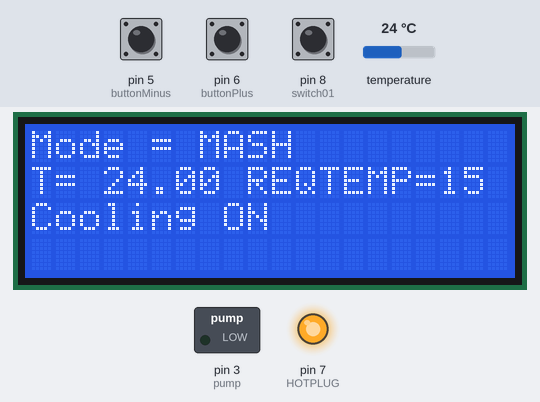
Bench run of a sketch on a simulated Arduino Uno, built with avr-gcc and run on an emulated ATmega328P. Parts: 20×4 character LCD, switched loads named in the sketch (green lamp = pin HIGH), output pins drawn as LEDs (lit = HIGH). The test bench sets the inputs (shaded band); at power-on: pin 8 (switch01) LOW, temperature 24 °C, pin 5 (buttonMinus) LOW, pin 6 (buttonPlus) LOW. The local clock reads 2024-03-15 10:24:30 at power-on unless the sketch sets it; storage starts empty; pins used as bus, display or sensor lines are not drawn; what the sketch prints to the serial monitor is not drawn.

Above: at 1.3 s.
1.4 s: pin 8 (switch01) pulled HIGH for 0.75 s
At 4.2 s:
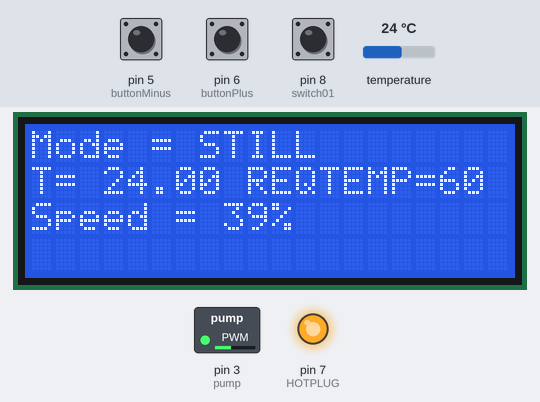
6.2 s: temperature set to 12 °C
At 7.0 s:
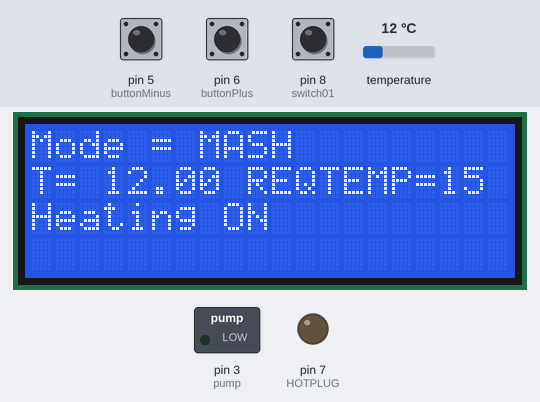
8.0 s: pin 5 (buttonMinus) pulled HIGH for 3.2 s
12.7 s: pin 8 (switch01) pulled HIGH for 3.2 s
At 18.3 s:
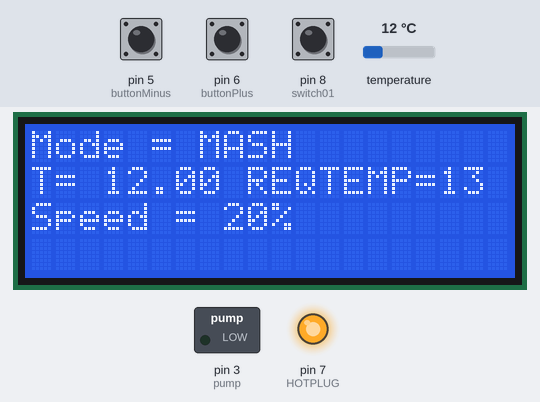
19.1 s: temperature set to 19 °C
At 19.9 s:
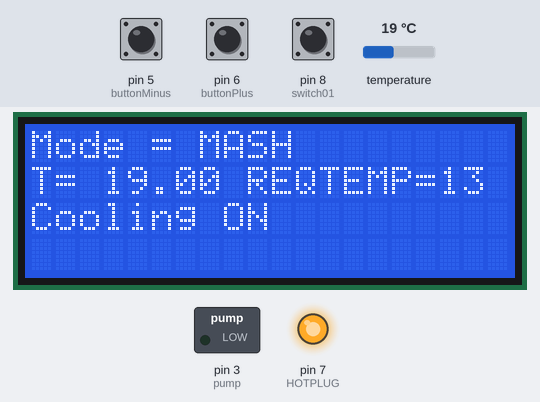
21.0 s: pin 6 (buttonPlus) pulled HIGH for 3.2 s
Timing chart, 0 to 24.0 s (numbered marks = the images above; inputs shaded):
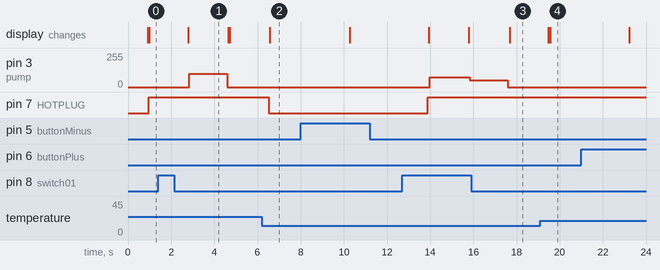

Measured:
- after the input at 1.4 s, pin 3 (pump): 0/255 → 100/255 after 1.4 s, → 0/255 1.8 s later; the display: changes after 1.4 s (image 1)
- after the input at 6.2 s, pin 7 (HOTPLUG): HIGH → LOW after 0.33 s; the display: changes after 0.37 s (image 2)
- after the input at 12.7 s, pin 3 (pump): 0/255 → 75/255 after 1.3 s, → 50/255 1.9 s later, → 0/255 1.8 s later; pin 7 (HOTPLUG): LOW → HIGH after 1.2 s; the display: first changes after 1.2 s (image 3 shows a later state)
- after the input at 19.1 s, the display: first changes after 0.37 s (image 4 shows a later state)
- what the display in image 1 shows lasts 1.8 s, from 2.8 s to 4.6 s

The sketch:

RealLife_Still_Sketch.ino
```cpp
#include <Wire.h>
#include <LCD.h>
#include <LiquidCrystal_I2C.h> // F Malpartida's NewLiquidCrystal library
#include <OneWire.h>
#include <DallasTemperature.h>

#define I2C_ADDR 0x3F // Define I2C Address for controller
#define En_pin 2
#define Rw_pin 1
#define Rs_pin 0
#define D4_pin 4
#define D5_pin 5
#define D6_pin 6
#define D7_pin 7
#define BACKLIGHT 3
#define ONE_WIRE_BUS 2
#include <SPI.h>
#include <SD.h>
#include "RTClib.h"
const int chipSelect = 10; //cs or the save select pin from the sd shield is connected to 10.
RTC_DS1307 RTC;

OneWire oneWire(ONE_WIRE_BUS);
LiquidCrystal_I2C lcd(I2C_ADDR,En_pin,Rw_pin,Rs_pin,D4_pin,D5_pin,D6_pin,D7_pin);
DallasTemperature cel(&oneWire);
File dataFile;
DateTime now;

//int val;             // initiate value variable (needed to LM35 temp prob)
//int tempPin = 1;     // initiate Temp prob of A1 Pin (needed to LM35 temp prob)
int pump = 3;           // the PWM pin the pump is attached to
int pump_speed = 100;    // how fast the pump is going, used in showing the speed as a %
int pump_inc = 25.5;    // speed increment to fade or increase the pump by speed by eg 2.55 = 1% and 25.5 = 10%
int switch01 = 8;     //mode switch
int HOTPLUG = 7 ;  // Pin to Control the HOT plug Relay
int COLDPLUG = 4 ;  // Pin to Control the Cold plug Relay
int M_REQTEMP = 15;    //  begining required temp for Mash mode (from 0 to 254)
int S_REQTEMP = 60;    // begining required temp for Still mode (from 0 to 254)
int buttonPlus=6;     //  up button for Required Temp
int buttonMinus=5;   //  down button for Required Temp
int counter = 0;     // Cycle counter for writing to SD card


void setup(){

//setup clock
  Wire.begin();
  RTC.begin();
//check or the Real Time Clock is on
  if (! RTC.isrunning()) {
    Serial.println("RTC is NOT running!");
    // following line sets the RTC to the date & time this sketch was compipump
    // uncomment it & upload to set the time, date and start run the RTC!
    RTC.adjust(DateTime(__DATE__, __TIME__));
  }
//setup SD card
   Serial.print("Initializing SD card...");

  // see if the SD card is present and can be initialized:
  if (!SD.begin(chipSelect)) {
    Serial.println("Card faipump, or not present");
    // don't do anything more: NOTE SD CARD MUST BE INSTALL OR THE PROGRAM WILL NOT CONTINUE
    return;
  }
Serial.println("card initialized.");

  //write down the date (year / month / day         prints only the start, so if the logger runs for sevenal days you only findt the start back at the begin.
    now = RTC.now();
    dataFile = SD.open("datalog.txt", FILE_WRITE);
    dataFile.print("Start logging on: ");
    dataFile.print(now.year(),DEC);
    dataFile.print('/');
    dataFile.print(now.month(),DEC);
    dataFile.print('/');
    dataFile.print(now.day(),DEC);
    dataFile.println(" ");
    dataFile.println("Celsius              Time");


lcd.begin (20,4); // initialize the lcd
// Switch on the backlight
lcd.setBacklightPin(BACKLIGHT,POSITIVE);
lcd.setBacklight(HIGH);
pinMode(pump, OUTPUT);
// make the switch01's pin an input:
pinMode(switch01, INPUT);
Serial.begin(9600);  //Start Serial logging
pinMode(HOTPLUG, OUTPUT);  // Assign PIN is OUTPUT
pinMode(COLDPLUG, OUTPUT);  // Assign PIN is OUTPUT
cel.begin(); //beging onewire prob
}


void loop()
{


int buttonState = digitalRead(switch01);

   if (digitalRead(buttonPlus) == HIGH) {
   M_REQTEMP   +=   2;                           //Check the statue of the up button and increase the required Temperature by X for Mash mode
  }
  if (digitalRead(buttonMinus) == HIGH) {
   M_REQTEMP -=  2;                              //Check the statue of the up button and decrease the required Temperature by X for Mash mode
  }
  M_REQTEMP = constrain(M_REQTEMP, 0, 150);      //Set upper and lower limit to required Temperature for Mash mode

   if (digitalRead(buttonPlus) == HIGH) {
   S_REQTEMP   +=   1;                          //Check the statue of the up button and increase the required Temperature by X for Still mode
  }
  if (digitalRead(buttonMinus) == HIGH) {
   S_REQTEMP -=  1;               //Check the statue of the up button and decrease the required Temperature by X for Still mode
  }
  S_REQTEMP = constrain(S_REQTEMP, 0, 150);   //Set upper and lower limit to required Temperature for Still mode

  now = RTC.now(); //Read current time from clock
   dataFile = SD.open("datalog.txt", FILE_WRITE);   //open file to log data in.

  // if the file is available, write to it:
  // log the temperature and time.
  if (dataFile) {
    dataFile.print(" ");
    dataFile.print(now.hour(),DEC);
    dataFile.print(":");
    dataFile.print(now.minute(),DEC);
    dataFile.print(":");
    dataFile.println(now.second(),DEC);
    // print to the serial port too:
    //Serial.println("data stored");
  }
  // if the file isn't open, pop up an error:
  else {
    Serial.println("error opening datalog.txt");

  }

cel.requestTemperatures(); // Send the command to get temperatures from DallasTemperature prob


if (buttonState == 1 )   ///START OF STILL CODE
  {

  /* Serial.println();                     //Commented out to save space on running device
   Serial.print("Running Mode = ");
    Serial.print("MASH");*/

lcd.setCursor(0,0);              //Set LCD position and print the mode status
lcd.print("Mode = ");
lcd.print("STILL");

digitalWrite(HOTPLUG,HIGH);      // Set both of the 240v plugs to off incase moving from made to still
digitalWrite(COLDPLUG,HIGH);

//cel.requestTemperatures(); // Send the command to get temperatures


float S_plusREQTEMP = (S_REQTEMP + 2);         /// SET upper and lower limit to be + or - X for REQTEMP for Still mode
float S_minusREQTEMP = (S_REQTEMP - 2);

/*Serial.println();                         //Commented out to save space on running device
Serial.print("REQTEMP = ");
Serial.print(S_REQTEMP);
Serial.println();
Serial.print("+ REQTEMP = ");
Serial.print(S_plusREQTEMP);
Serial.println();
Serial.print("- REQTEMP = ");
Serial.print(S_minusREQTEMP);  */

/*Serial.println();                         //Commented out to save space on running device
Serial.print("TEMPRATURE = ");
Serial.print(cel);
Serial.print("*C");

Serial.println();                           //Print Temp to serial port
Serial.print("TEMPRATURE = ");
Serial.print(cel.getTempCByIndex(0));
Serial.print("*C");*/


Serial.println();                          //Print pump speed as % to serial port
float percent = (pump_speed / 2.55);
Serial.print("speed = ");
Serial.print(percent,0);
Serial.print("%");
Serial.println();


lcd.setCursor(0,1);                       //Print Temp and required temp to LCD Screen
lcd.print("T= ");
lcd.print(cel.getTempCByIndex(0));
lcd.print(" REQTEMP=");
lcd.print(S_REQTEMP);

lcd.setCursor(0,2);                       //Print pump speed as % to LCD Screen
lcd.print("Speed = ");
lcd.print(percent,0);
lcd.print("%   ");

dataFile.print("Temp= ");                  //Print Temp to SD card
dataFile.print(cel.getTempCByIndex(0));

dataFile.print("Speed = ");                //Print pump speed as % to SD card
dataFile.print(percent,0);
dataFile.print("%");

 if (cel.getTempCByIndex(0) > S_minusREQTEMP and cel.getTempCByIndex(0) < S_plusREQTEMP)   // Pump speed logic - if current Temp is between the lower and upper required temp don't change speed
{
  analogWrite(pump, pump_speed);
}

 else if (cel.getTempCByIndex(0) < S_minusREQTEMP)                                        // Pump speed logic - if current Temp is less than the required temp then minus the pump speed increment from the current pump speed (but not less than 0)
{
  analogWrite(pump, pump_speed);

    pump_speed = pump_speed - pump_inc;
 if (pump_speed <= 0)  { pump_speed = 0;}; // 'sets Lower limit

}
 else if (cel.getTempCByIndex(0) > S_plusREQTEMP)                       // Pump speed logic - if current Temp is greater than the required temp then add the pump speed increment to the current pump speed (but more than 255)
 {

   analogWrite(pump, pump_speed);

     pump_speed = pump_speed + pump_inc;
   if (pump_speed >= 255)  { pump_speed = 255;}; // 'sets upper limit

 }

  } //// !!!!!! END OF STILL CODE !!!!!!!!!!!!!!!!


  else
  {


analogWrite(pump, 0);           //set the 12v pump to speed 0 incase moving from Still to Mash

/* Serial.println();                    //Commented out to save space on running device
Serial.print("Running Mode = ");
Serial.print("MASH");
Serial.println();*/

float M_plusREQTEMP = (M_REQTEMP + 1);
float M_minusREQTEMP = (M_REQTEMP - 1);

/*Serial.println();           //Commented out to save space on running device
Serial.print("REQTEMP = ");
Serial.print(M_REQTEMP);
Serial.println();
Serial.print("+ REQTEMP = ");
Serial.print(M_plusREQTEMP);
Serial.println();
Serial.print("- REQTEMP = ");
Serial.print(M_minusREQTEMP);   */


lcd.setCursor(0,0);                    //Set LCD position and print the mode status
lcd.print("Mode = ");
lcd.print("MASH ");

/*Serial.println();             //Print Temp to serial port
Serial.print("TEMPRATURE = ");
Serial.print(cel.getTempCByIndex(0));
Serial.print("*C");  */

lcd.setCursor(0,1);                       //Print Temp and required temp to LCD Screen
lcd.print("T= ");
lcd.print(cel.getTempCByIndex(0));
lcd.print(" REQTEMP=");
lcd.print(M_REQTEMP);


if (cel.getTempCByIndex(0) < M_minusREQTEMP){ digitalWrite(HOTPLUG,LOW);      //240v relay logic - if current Temp is less than the required temp then turn on heating plug and turn off cooling plug
                              digitalWrite(COLDPLUG,HIGH);
                              lcd.setCursor(0,2);
                              lcd.print("Heating ON        ");                       //Print on LCD the status of the plug
                              Serial.println();
                              Serial.print(" H = ON ");                       //Print on serial port the status of the plug
                            }

if (cel.getTempCByIndex(0) > M_minusREQTEMP and cel.getTempCByIndex(0) < M_plusREQTEMP) { digitalWrite(HOTPLUG,HIGH);   //240v relay logic - if current Temp is between the lower and upper required temp turn off both plugs
                             digitalWrite(COLDPLUG,HIGH);
                             lcd.setCursor(0,2);
                             lcd.print("ALL OFF          ");                           //Print on LCD the status of the plug
                             Serial.println();
                             Serial.print(" OFF ");                           //Print on serial port the status of the plug
                            }

if (cel.getTempCByIndex(0) > M_plusREQTEMP){ digitalWrite(COLDPLUG,LOW);     //240v relay logic - if current Temp is greater than the required temp then on the cooling plug and turn off the heating plug
                   digitalWrite(HOTPLUG,HIGH);
                   lcd.setCursor(0,2);
                   lcd.print("Cooling ON       ");                                 //Print on LCD the status of the plug
                   Serial.println();
                     Serial.print(" C = ON ");                               //Print on serial port the status of the plug
                    }

counter = (counter + 1);                          //Set counter value to current +1
Serial.println();
    if (counter == 60) {counter = 0;
                      Serial.print("TEMPRATURE ON SD CARD2= ");             //If counter equals 60 write current temp to SD Card and reset the counter to 0 (SD Card only writes a temp value ~ once a min )
                      Serial.print(cel.getTempCByIndex(0));
                      }

  } //// !!!!!! END OF STILL CODE !!!!!!!!!!!!!!!!


  delay(1000);
  //lcd.clear();
  dataFile.close();   // Close data file write ready for next run through
}
```
